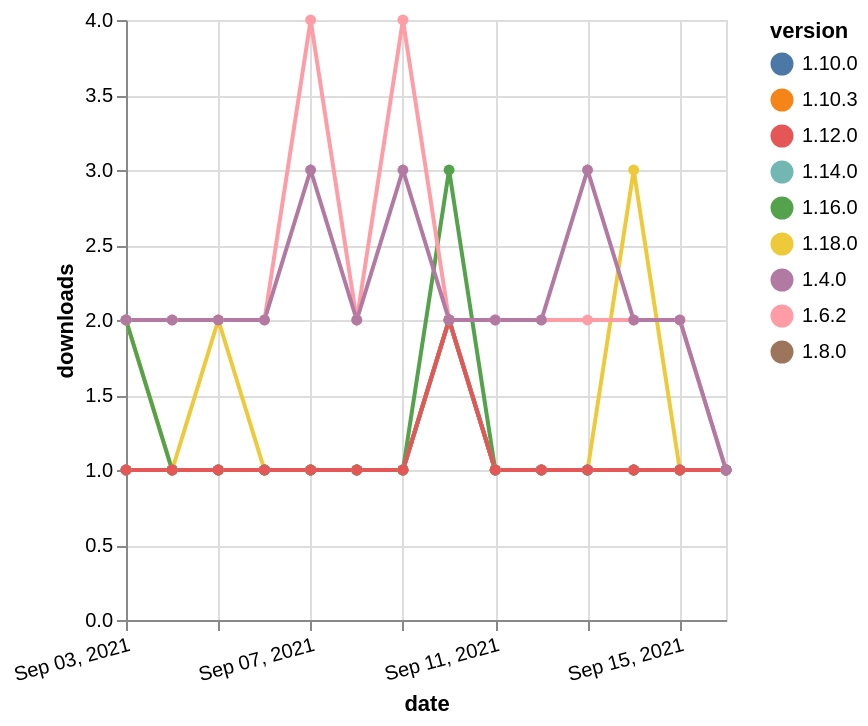

Write the Vega-Lite specification saved for this chart.
### Vega-Lite specification from a JSON file in a GitHub repository (floating-point values rounded to 4 significant figures)
{"$schema": "https://vega.github.io/schema/vega-lite/v5.json", "description": "A simple bar chart with embedded data.", "data": {"values": [{"date": "2021-09-03", "total": 128, "delta": 2, "version": "1.18.0"}, {"date": "2021-09-04", "total": 129, "delta": 1, "version": "1.18.0"}, {"date": "2021-09-05", "total": 131, "delta": 2, "version": "1.18.0"}, {"date": "2021-09-06", "total": 132, "delta": 1, "version": "1.18.0"}, {"date": "2021-09-07", "total": 133, "delta": 1, "version": "1.18.0"}, {"date": "2021-09-08", "total": 134, "delta": 1, "version": "1.18.0"}, {"date": "2021-09-09", "total": 135, "delta": 1, "version": "1.18.0"}, {"date": "2021-09-10", "total": 137, "delta": 2, "version": "1.18.0"}, {"date": "2021-09-11", "total": 138, "delta": 1, "version": "1.18.0"}, {"date": "2021-09-12", "total": 139, "delta": 1, "version": "1.18.0"}, {"date": "2021-09-13", "total": 140, "delta": 1, "version": "1.18.0"}, {"date": "2021-09-14", "total": 143, "delta": 3, "version": "1.18.0"}, {"date": "2021-09-15", "total": 144, "delta": 1, "version": "1.18.0"}, {"date": "2021-09-16", "total": 145, "delta": 1, "version": "1.18.0"}, {"date": "2021-09-03", "total": 267, "delta": 1, "version": "1.8.0"}, {"date": "2021-09-04", "total": 268, "delta": 1, "version": "1.8.0"}, {"date": "2021-09-05", "total": 269, "delta": 1, "version": "1.8.0"}, {"date": "2021-09-06", "total": 270, "delta": 1, "version": "1.8.0"}, {"date": "2021-09-07", "total": 271, "delta": 1, "version": "1.8.0"}, {"date": "2021-09-08", "total": 272, "delta": 1, "version": "1.8.0"}, {"date": "2021-09-09", "total": 273, "delta": 1, "version": "1.8.0"}, {"date": "2021-09-10", "total": 275, "delta": 2, "version": "1.8.0"}, {"date": "2021-09-11", "total": 276, "delta": 1, "version": "1.8.0"}, {"date": "2021-09-12", "total": 277, "delta": 1, "version": "1.8.0"}, {"date": "2021-09-13", "total": 278, "delta": 1, "version": "1.8.0"}, {"date": "2021-09-14", "total": 279, "delta": 1, "version": "1.8.0"}, {"date": "2021-09-15", "total": 280, "delta": 1, "version": "1.8.0"}, {"date": "2021-09-16", "total": 281, "delta": 1, "version": "1.8.0"}, {"date": "2021-09-03", "total": 251, "delta": 1, "version": "1.10.0"}, {"date": "2021-09-04", "total": 252, "delta": 1, "version": "1.10.0"}, {"date": "2021-09-05", "total": 253, "delta": 1, "version": "1.10.0"}, {"date": "2021-09-06", "total": 254, "delta": 1, "version": "1.10.0"}, {"date": "2021-09-07", "total": 255, "delta": 1, "version": "1.10.0"}, {"date": "2021-09-08", "total": 256, "delta": 1, "version": "1.10.0"}, {"date": "2021-09-09", "total": 257, "delta": 1, "version": "1.10.0"}, {"date": "2021-09-10", "total": 259, "delta": 2, "version": "1.10.0"}, {"date": "2021-09-11", "total": 260, "delta": 1, "version": "1.10.0"}, {"date": "2021-09-12", "total": 261, "delta": 1, "version": "1.10.0"}, {"date": "2021-09-13", "total": 262, "delta": 1, "version": "1.10.0"}, {"date": "2021-09-14", "total": 263, "delta": 1, "version": "1.10.0"}, {"date": "2021-09-15", "total": 264, "delta": 1, "version": "1.10.0"}, {"date": "2021-09-16", "total": 265, "delta": 1, "version": "1.10.0"}, {"date": "2021-09-03", "total": 209, "delta": 1, "version": "1.10.3"}, {"date": "2021-09-04", "total": 210, "delta": 1, "version": "1.10.3"}, {"date": "2021-09-05", "total": 211, "delta": 1, "version": "1.10.3"}, {"date": "2021-09-06", "total": 212, "delta": 1, "version": "1.10.3"}, {"date": "2021-09-07", "total": 213, "delta": 1, "version": "1.10.3"}, {"date": "2021-09-08", "total": 214, "delta": 1, "version": "1.10.3"}, {"date": "2021-09-09", "total": 215, "delta": 1, "version": "1.10.3"}, {"date": "2021-09-10", "total": 217, "delta": 2, "version": "1.10.3"}, {"date": "2021-09-11", "total": 218, "delta": 1, "version": "1.10.3"}, {"date": "2021-09-12", "total": 219, "delta": 1, "version": "1.10.3"}, {"date": "2021-09-13", "total": 220, "delta": 1, "version": "1.10.3"}, {"date": "2021-09-14", "total": 221, "delta": 1, "version": "1.10.3"}, {"date": "2021-09-15", "total": 222, "delta": 1, "version": "1.10.3"}, {"date": "2021-09-16", "total": 223, "delta": 1, "version": "1.10.3"}, {"date": "2021-09-03", "total": 207, "delta": 2, "version": "1.16.0"}, {"date": "2021-09-04", "total": 208, "delta": 1, "version": "1.16.0"}, {"date": "2021-09-05", "total": 209, "delta": 1, "version": "1.16.0"}, {"date": "2021-09-06", "total": 210, "delta": 1, "version": "1.16.0"}, {"date": "2021-09-07", "total": 211, "delta": 1, "version": "1.16.0"}, {"date": "2021-09-08", "total": 212, "delta": 1, "version": "1.16.0"}, {"date": "2021-09-09", "total": 213, "delta": 1, "version": "1.16.0"}, {"date": "2021-09-10", "total": 216, "delta": 3, "version": "1.16.0"}, {"date": "2021-09-11", "total": 217, "delta": 1, "version": "1.16.0"}, {"date": "2021-09-12", "total": 218, "delta": 1, "version": "1.16.0"}, {"date": "2021-09-13", "total": 219, "delta": 1, "version": "1.16.0"}, {"date": "2021-09-14", "total": 220, "delta": 1, "version": "1.16.0"}, {"date": "2021-09-15", "total": 221, "delta": 1, "version": "1.16.0"}, {"date": "2021-09-16", "total": 222, "delta": 1, "version": "1.16.0"}, {"date": "2021-09-03", "total": 174, "delta": 1, "version": "1.14.0"}, {"date": "2021-09-04", "total": 175, "delta": 1, "version": "1.14.0"}, {"date": "2021-09-05", "total": 176, "delta": 1, "version": "1.14.0"}, {"date": "2021-09-06", "total": 177, "delta": 1, "version": "1.14.0"}, {"date": "2021-09-07", "total": 178, "delta": 1, "version": "1.14.0"}, {"date": "2021-09-08", "total": 179, "delta": 1, "version": "1.14.0"}, {"date": "2021-09-09", "total": 180, "delta": 1, "version": "1.14.0"}, {"date": "2021-09-10", "total": 182, "delta": 2, "version": "1.14.0"}, {"date": "2021-09-11", "total": 183, "delta": 1, "version": "1.14.0"}, {"date": "2021-09-12", "total": 184, "delta": 1, "version": "1.14.0"}, {"date": "2021-09-13", "total": 185, "delta": 1, "version": "1.14.0"}, {"date": "2021-09-14", "total": 186, "delta": 1, "version": "1.14.0"}, {"date": "2021-09-15", "total": 187, "delta": 1, "version": "1.14.0"}, {"date": "2021-09-16", "total": 188, "delta": 1, "version": "1.14.0"}, {"date": "2021-09-03", "total": 2548, "delta": 2, "version": "1.6.2"}, {"date": "2021-09-04", "total": 2550, "delta": 2, "version": "1.6.2"}, {"date": "2021-09-05", "total": 2552, "delta": 2, "version": "1.6.2"}, {"date": "2021-09-06", "total": 2554, "delta": 2, "version": "1.6.2"}, {"date": "2021-09-07", "total": 2558, "delta": 4, "version": "1.6.2"}, {"date": "2021-09-08", "total": 2560, "delta": 2, "version": "1.6.2"}, {"date": "2021-09-09", "total": 2564, "delta": 4, "version": "1.6.2"}, {"date": "2021-09-10", "total": 2566, "delta": 2, "version": "1.6.2"}, {"date": "2021-09-11", "total": 2568, "delta": 2, "version": "1.6.2"}, {"date": "2021-09-12", "total": 2570, "delta": 2, "version": "1.6.2"}, {"date": "2021-09-13", "total": 2572, "delta": 2, "version": "1.6.2"}, {"date": "2021-09-14", "total": 2574, "delta": 2, "version": "1.6.2"}, {"date": "2021-09-15", "total": 2576, "delta": 2, "version": "1.6.2"}, {"date": "2021-09-16", "total": 2577, "delta": 1, "version": "1.6.2"}, {"date": "2021-09-03", "total": 214, "delta": 1, "version": "1.12.0"}, {"date": "2021-09-04", "total": 215, "delta": 1, "version": "1.12.0"}, {"date": "2021-09-05", "total": 216, "delta": 1, "version": "1.12.0"}, {"date": "2021-09-06", "total": 217, "delta": 1, "version": "1.12.0"}, {"date": "2021-09-07", "total": 218, "delta": 1, "version": "1.12.0"}, {"date": "2021-09-08", "total": 219, "delta": 1, "version": "1.12.0"}, {"date": "2021-09-09", "total": 220, "delta": 1, "version": "1.12.0"}, {"date": "2021-09-10", "total": 222, "delta": 2, "version": "1.12.0"}, {"date": "2021-09-11", "total": 223, "delta": 1, "version": "1.12.0"}, {"date": "2021-09-12", "total": 224, "delta": 1, "version": "1.12.0"}, {"date": "2021-09-13", "total": 225, "delta": 1, "version": "1.12.0"}, {"date": "2021-09-14", "total": 226, "delta": 1, "version": "1.12.0"}, {"date": "2021-09-15", "total": 227, "delta": 1, "version": "1.12.0"}, {"date": "2021-09-16", "total": 228, "delta": 1, "version": "1.12.0"}, {"date": "2021-09-03", "total": 2380, "delta": 2, "version": "1.4.0"}, {"date": "2021-09-04", "total": 2382, "delta": 2, "version": "1.4.0"}, {"date": "2021-09-05", "total": 2384, "delta": 2, "version": "1.4.0"}, {"date": "2021-09-06", "total": 2386, "delta": 2, "version": "1.4.0"}, {"date": "2021-09-07", "total": 2389, "delta": 3, "version": "1.4.0"}, {"date": "2021-09-08", "total": 2391, "delta": 2, "version": "1.4.0"}, {"date": "2021-09-09", "total": 2394, "delta": 3, "version": "1.4.0"}, {"date": "2021-09-10", "total": 2396, "delta": 2, "version": "1.4.0"}, {"date": "2021-09-11", "total": 2398, "delta": 2, "version": "1.4.0"}, {"date": "2021-09-12", "total": 2400, "delta": 2, "version": "1.4.0"}, {"date": "2021-09-13", "total": 2403, "delta": 3, "version": "1.4.0"}, {"date": "2021-09-14", "total": 2405, "delta": 2, "version": "1.4.0"}, {"date": "2021-09-15", "total": 2407, "delta": 2, "version": "1.4.0"}, {"date": "2021-09-16", "total": 2408, "delta": 1, "version": "1.4.0"}]}, "width": "container", "mark": {"type": "line", "point": {"filled": true}}, "encoding": {"x": {"field": "date", "type": "temporal", "timeUnit": "yearmonthdate", "title": "date", "axis": {"labelAngle": -15}}, "y": {"field": "delta", "type": "quantitative", "title": "downloads"}, "color": {"field": "version", "type": "nominal"}, "tooltip": {"field": "delta"}}}
